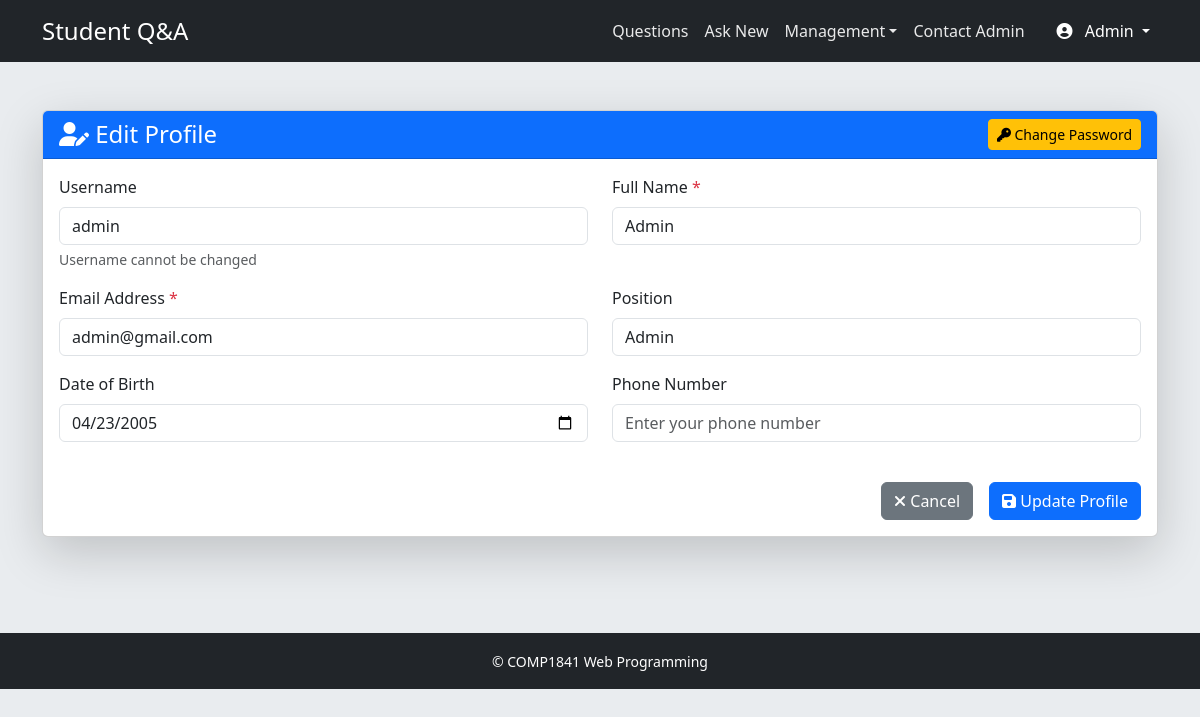
Page /cw1841/edit_profile.php (signed in) on the committed database.
### tables this page shows
CREATE TABLE `users` (
  `UserID` int(11) NOT NULL AUTO_INCREMENT,
  `Username` varchar(50) NOT NULL,
  `Password` varchar(255) NOT NULL,
  `Name` varchar(100) NOT NULL,
  `DateOfBirth` date DEFAULT NULL,
  `PhoneNumber` varchar(15) DEFAULT NULL,
  `Email` varchar(100) NOT NULL,
  `Position` varchar(50) DEFAULT NULL,
  `Avatar` varchar(255) DEFAULT NULL,
  PRIMARY KEY (`UserID`),
  UNIQUE KEY `Username` (`Username`),
  UNIQUE KEY `Email` (`Email`)
);

### cw1841/edit_profile.php (the view, shortened to what this page needs)
<?php
include 'config.php';
$user_details = [];
try {
    $pdo = new PDO($dsn, $user, $pass);
    $pdo->setAttribute(PDO::ATTR_ERRMODE, PDO::ERRMODE_EXCEPTION);
    $user_id = $_SESSION['user_id'];
    $user_sql = "SELECT UserID, Username, Name, Email, Position, DateOfBirth, PhoneNumber
                 FROM users WHERE UserID = :user_id";
    $user_stmt = $pdo->prepare($user_sql);
    $user_stmt->bindParam(':user_id', $user_id, PDO::PARAM_INT);
    $user_stmt->execute();
    $user_details = $user_stmt->fetch(PDO::FETCH_ASSOC);
} catch (PDOException $e) {
    $message = "Database Error: " . $e->getMessage();
}
include 'header.php';
?>
<div class="card shadow-lg">
    <div class="card-header text-center bg-primary text-white d-flex justify-content-between align-items-center">
        <h4 class="mb-0"><i class="fas fa-user-edit"></i> Edit Profile</h4>
        <a href="change_password.php" class="btn btn-warning btn-sm">
            <i class="fas fa-key"></i> Change Password
        </a>
    </div>
    <div class="card-body">
        <form method="POST" action="edit_profile.php" id="profileForm">
            <div class="row">
                <div class="col-md-6 mb-3">
                    <label class="form-label">Username</label>
                    <input type="text" class="form-control" value="<?= htmlspecialchars($user_details['Username']) ?>" readonly>
                    <div class="form-text text-muted">Username cannot be changed</div>
                </div>
                <div class="col-md-6 mb-3">
                    <label class="form-label">Full Name <span class="text-danger">*</span></label>
                    <input type="text" name="name" class="form-control" required
                           value="<?= htmlspecialchars($user_details['Name']) ?>">
                </div>
                <div class="col-md-6 mb-3">
                    <label class="form-label">Email Address <span class="text-danger">*</span></label>
                    <input type="email" name="email" class="form-control" required
                           value="<?= htmlspecialchars($user_details['Email']) ?>">
                </div>
                <div class="col-md-6 mb-3">
                    <label class="form-label">Position</label>
                    <input type="text" name="position" class="form-control"
                           value="<?= htmlspecialchars($user_details['Position'] ?? '') ?>"
                           placeholder="E.g., Student, Teacher, etc.">
                </div>
                <div class="col-md-6 mb-3">
                    <label class="form-label">Date of Birth</label>
                    <input type="date" name="date_of_birth" class="form-control"
                           value="<?= htmlspecialchars($user_details['DateOfBirth'] ?? '') ?>">
                </div>
                <div class="col-md-6 mb-3">
                    <label class="form-label">Phone Number</label>
                    <input type="tel" name="phone_number" class="form-control"
                           value="<?= htmlspecialchars($user_details['PhoneNumber'] ?? '') ?>"
                           placeholder="Enter your phone number">
                </div>
            </div>
            <div class="d-grid gap-2 d-md-flex justify-content-md-end mt-4">
                <a href="profile.php" class="btn btn-secondary me-md-2">
                    <i class="fas fa-times"></i> Cancel
                </a>
                <button type="submit" class="btn btn-primary">
                    <i class="fas fa-save"></i> Update Profile
                </button>
            </div>
        </form>
    </div>
</div>
<?php
include 'footer.php';
?>

### cw1841/header.php (style rules this page uses)
body { background-color: #e9ecef; }

### rows in the picture
users: Username "admin", name "Admin", email "admin@gmail.com", position "Admin", date_of_birth "04/23/2005"

### other values in the picture
$_SESSION['name'] "Admin"
